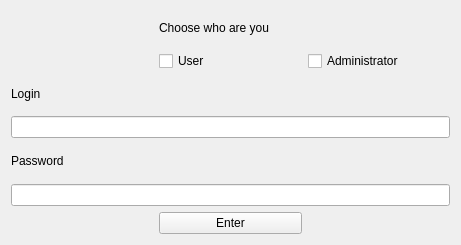
<?xml version="1.0" encoding="UTF-8"?>
<ui version="4.0">
 <class>LoginForm</class>
 <widget class="QWidget" name="LoginForm">
  <property name="geometry">
   <rect>
    <x>0</x>
    <y>0</y>
    <width>461</width>
    <height>245</height>
   </rect>
  </property>
  <property name="windowTitle">
   <string>Authorization</string>
  </property>
  <layout class="QGridLayout" name="gridLayout">
   <item row="0" column="1" colspan="2">
    <widget class="QLabel" name="label">
     <property name="text">
      <string>Choose who are you</string>
     </property>
    </widget>
   </item>
   <item row="1" column="1">
    <widget class="QCheckBox" name="userCheckBox">
     <property name="text">
      <string>User</string>
     </property>
    </widget>
   </item>
   <item row="1" column="2">
    <widget class="QCheckBox" name="adminCheckBox">
     <property name="text">
      <string>Administrator</string>
     </property>
    </widget>
   </item>
   <item row="2" column="0">
    <widget class="QLabel" name="login">
     <property name="text">
      <string>Login</string>
     </property>
    </widget>
   </item>
   <item row="3" column="0" colspan="3">
    <widget class="QLineEdit" name="usernameLabel"/>
   </item>
   <item row="4" column="0">
    <widget class="QLabel" name="pass">
     <property name="text">
      <string>Password</string>
     </property>
    </widget>
   </item>
   <item row="5" column="0" colspan="3">
    <widget class="QLineEdit" name="passwordLabel"/>
   </item>
   <item row="6" column="1">
    <widget class="QPushButton" name="loginButton">
     <property name="text">
      <string>Enter</string>
     </property>
    </widget>
   </item>
  </layout>
 </widget>
 <resources/>
 <connections/>
</ui>
